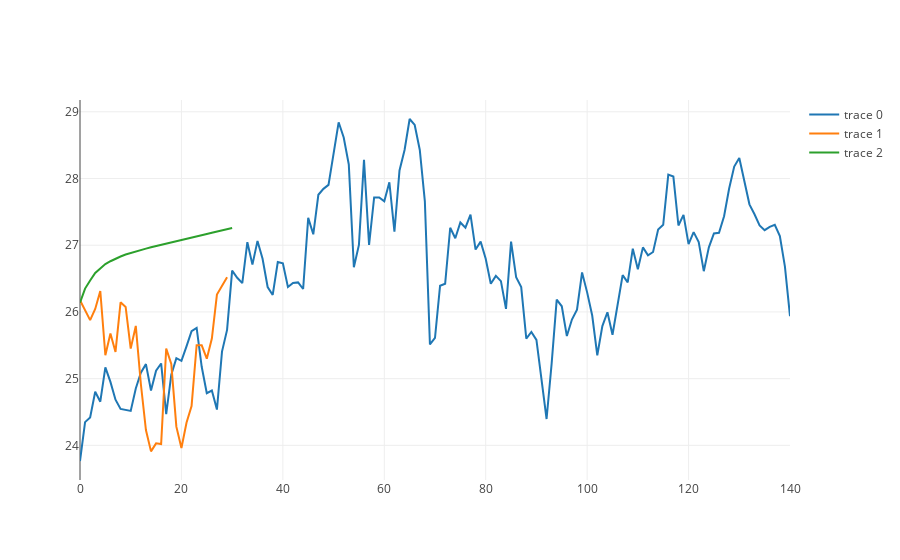

The notebook cell saved with this chart:
### Code cell
length_test = 30
list_length_adjuster = -length_test
# ARIMA
from statsmodels.tsa.arima_model import ARIMA
from random import random
# contrived dataset
# np_data = [x + random() for x in range(1, 100)]
# fit model

data_arima = IMFs[1]
data_arima = np_data
print(data_arima)
model = ARIMA(data_arima[:list_length_adjuster], order=(2, 1, 2))
model_fit = model.fit(disp=False)
print(f"\n----------\n")
print(data_arima[list_length_adjuster:])
# make prediction
yhat = model_fit.predict(len(data_arima), len(data_arima), typ='levels')
print(yhat)

data_arima_plot = []
data_arima_plot +=[go.Scatter(x=np.arange(len(data_arima[:list_length_adjuster])), y=data_arima[:list_length_adjuster], mode='lines')]
data_arima_plot +=[go.Scatter(x=np.arange(len(data_arima[list_length_adjuster:])), y=data_arima[list_length_adjuster:], mode='lines')]
data_arima_plot +=[go.Scatter(x=np.arange(len(yhat)), y=yhat, mode='lines')]

py.iplot(data_arima_plot)

#calculating error mse
mse = np.mean((data_arima[list_length_adjuster:] - yhat[:-1])**2)

print(f"ARIMA mse = {mse}")

### Figure 1 — Plotly figure (JSON) as saved in the notebook; plotly's stock layout.template omitted (floating-point values rounded to 4 significant figures; data arrays with more than 128 entries replaced by an {"elided": "..."} marker saying what was removed)
{"data": [{"mode": "lines", "type": "scatter", "uid": "5cb116c0-39d3-4957-a472-9fa48a338269", "x": {"elided": "141 int values"}, "y": {"elided": "141 float values"}}, {"mode": "lines", "type": "scatter", "uid": "d0014b8a-0d3e-4287-80a0-0afc77cbecf0", "x": [0, 1, 2, 3, 4, 5, 6, 7, 8, 9, 10, 11, 12, 13, 14, 15, 16, 17, 18, 19, 20, 21, 22, 23, 24, 25, 26, 27, 28, 29], "y": [26.17, 26.04, 25.88, 26.05, 26.31, 25.35, 25.68, 25.4, 26.14, 26.08, 25.45, 25.79, 24.92, 24.23, 23.91, 24.03, 24.02, 25.45, 25.22, 24.28, 23.96, 24.34, 24.59, 25.5, 25.5, 25.3, 25.6, 26.26, 26.39, 26.52]}, {"mode": "lines", "type": "scatter", "uid": "97a5cbf5-d4ac-4263-84ea-4db7cc29588c", "x": [0, 1, 2, 3, 4, 5, 6, 7, 8, 9, 10, 11, 12, 13, 14, 15, 16, 17, 18, 19, 20, 21, 22, 23, 24, 25, 26, 27, 28, 29, 30], "y": [26.14, 26.35, 26.47, 26.58, 26.65, 26.72, 26.76, 26.8, 26.83, 26.86, 26.88, 26.91, 26.93, 26.95, 26.97, 26.99, 27.01, 27.02, 27.04, 27.06, 27.08, 27.1, 27.11, 27.13, 27.15, 27.17, 27.19, 27.2, 27.22, 27.24, 27.26]}], "layout": {}}
